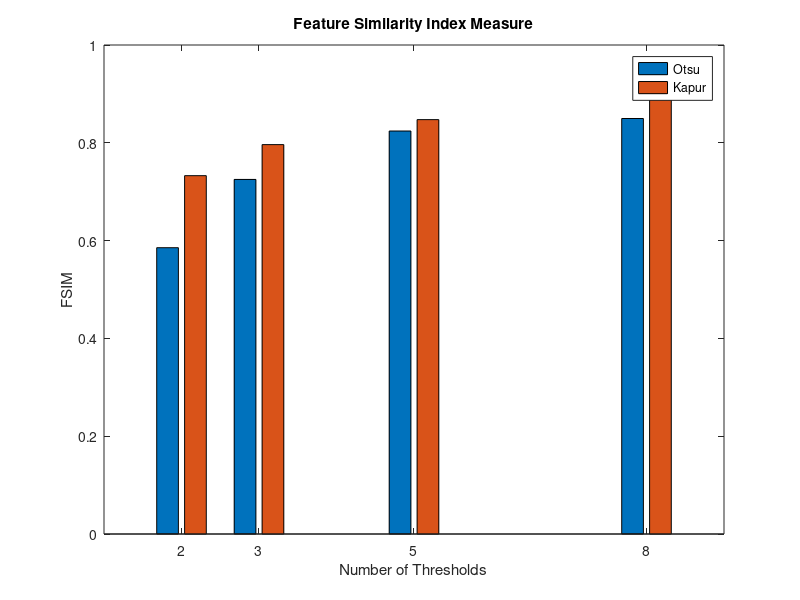

The MATLAB source for this figure:
xdata=[2,3,5,8];
 
Otsu=	[0.5855	0.7251	0.8241	0.8497];
Kapur=[0.7328	0.7963	0.8474	0.9158];

 bpcombine2=Kapur;bpcombine1=Otsu;
bpcombined = [bpcombine1(:), bpcombine2(:)];
hb = bar(xdata, bpcombined, 'grouped')
xlabel('Number of Thresholds');ylabel('FSIM');
title('Feature Similarity Index Measure');legend('Otsu','Kapur');
